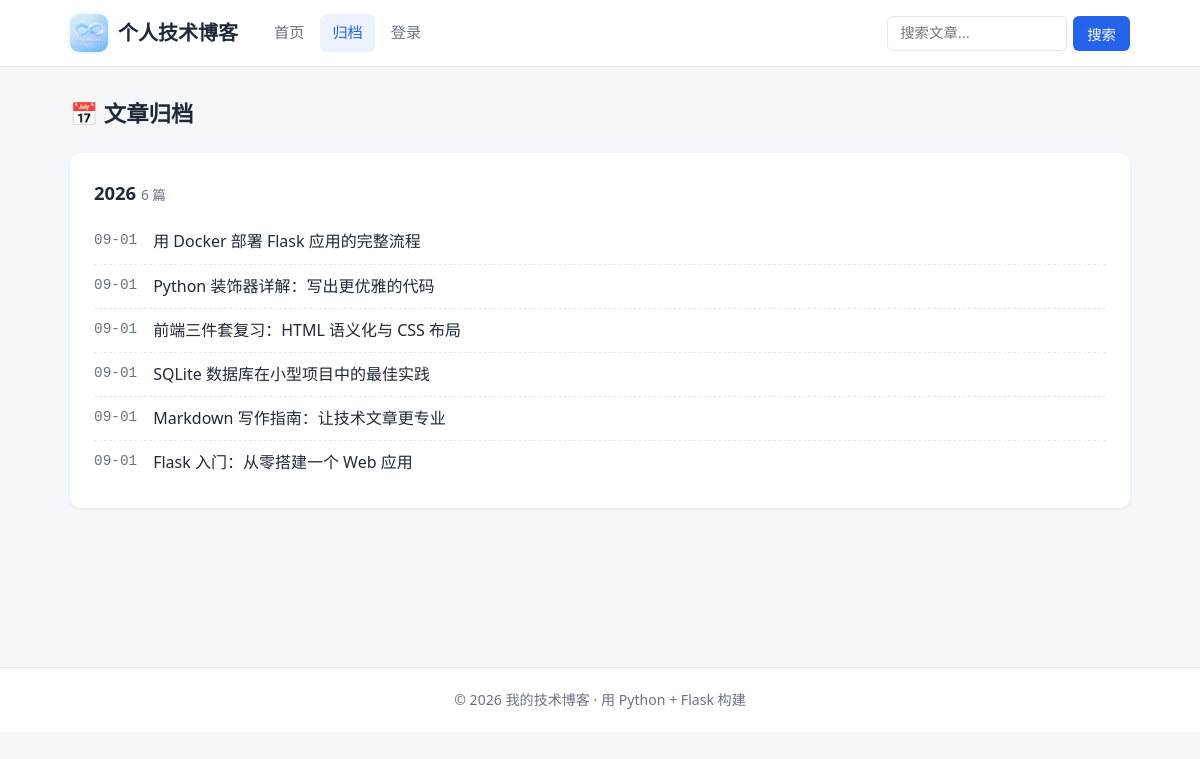
The page /archives on the database its author committed.
### tables this page shows
CREATE TABLE articles (
            id INTEGER PRIMARY KEY AUTOINCREMENT,
            title TEXT NOT NULL,
            summary TEXT DEFAULT '',
            content TEXT NOT NULL,
            category_id INTEGER,
            views INTEGER DEFAULT 0,
            created_at TEXT DEFAULT (datetime('now', 'localtime')),
            updated_at TEXT DEFAULT (datetime('now', 'localtime')),
            FOREIGN KEY (category_id) REFERENCES categories(id)
        );

### app.py (the view)
@app.route("/archives")
def archives():
    rows = query_all(
        """SELECT id, title, created_at FROM articles
           ORDER BY created_at DESC, id DESC"""
    )
    by_year = {}
    for row in rows:
        year = row["created_at"][:4]
        by_year.setdefault(year, []).append(row)
    return render_template("archives.html", archives=sorted(by_year.items(), reverse=True))

### app.py (called while the page is built)
def get_db():
    if "db" not in g:
        g.db = init_db.create_connection(DB_PATH)
    return g.db

def query_all(sql, query_params=()):
    return get_db().execute(sql, query_params).fetchall()

def get_categories():
    return query_all(
        """SELECT c.*, COUNT(a.id) AS article_count
           FROM categories c
           LEFT JOIN articles a ON a.category_id = c.id
           GROUP BY c.id ORDER BY c.name"""
    )

def get_popular_tags():
    return query_all(
        """SELECT t.*, COUNT(at.article_id) AS article_count
           FROM tags t
           JOIN article_tags at ON at.tag_id = t.id
           GROUP BY t.id ORDER BY article_count DESC, t.name LIMIT 12"""
    )

@app.context_processor
def inject_sidebar_data():
    return {"categories": get_categories(), "popular_tags": get_popular_tags()}

### init_db.py (called while the page is built)
def create_connection(db_path=None):
    if db_path is None:
        db_path = DB_PATH
    conn = sqlite3.connect(db_path)
    conn.row_factory = sqlite3.Row
    conn.execute("PRAGMA foreign_keys = ON")
    return conn

### templates/archives.html (shortened to what this page needs)
{% extends "base.html" %}
{% block content %}
<h1 class="page-title">📅 文章归档</h1>
{% for year, articles in archives %}
<section class="archive-year">
    <h2>{{ year }} <small>{{ articles | length }} 篇</small></h2>
    <ul class="archive-list">
        {% for a in articles %}
        <li>
            <span class="archive-date">{{ a.created_at[5:10] }}</span>
            <a href="{{ url_for('article_detail', article_id=a.id) }}">{{ a.title }}</a>
        </li>
        {% endfor %}
    </ul>
</section>
{% else %}
    <div class="empty-state">暂无文章。</div>
{% endfor %}
{% endblock %}

### static/css/style.css (style rules this page uses)
:root { --primary: #2563eb; --primary-dark: #1d4ed8; --bg: #f5f7fa; --card: #ffffff; --text: #1f2937; --text-light: #6b7280; --border: #e5e7eb; --code-bg: #1e293b; --radius: 10px; --shadow: 0 1px 3px rgba(0, 0, 0, 0.08); }
* { margin: 0; padding: 0; box-sizing: border-box; }
body { font-family: "Segoe UI", "PingFang SC", "Microsoft YaHei", sans-serif; background: var(--bg); color: var(--text); line-height: 1.7; }
a { color: var(--primary); text-decoration: none; }
.page-title { font-size: 1.4rem; margin-bottom: 20px; }
.archive-year { background: var(--card); border-radius: var(--radius); padding: 24px; margin-bottom: 20px; box-shadow: var(--shadow); }
.archive-year h2 { font-size: 1.15rem; margin-bottom: 12px; }
.archive-year h2 small { color: var(--text-light); font-weight: 400; font-size: 0.85rem; }
.archive-list { list-style: none; }
.archive-list li { display: flex; gap: 16px; padding: 8px 0; border-bottom: 1px dashed var(--border); }
.archive-list li:last-child { border-bottom: none; }
.archive-date { color: var(--text-light); font-family: Consolas, monospace; font-size: 0.9rem; }
.archive-list a { color: var(--text); }

### rows shown on the page
articles: created_at "09-01", title "用 Docker 部署 Flask 应用的完整流程"
articles: created_at "09-01", title "Python 装饰器详解：写出更优雅的代码"
articles: created_at "09-01", title "前端三件套复习：HTML 语义化与 CSS 布局"
articles: created_at "09-01", title "SQLite 数据库在小型项目中的最佳实践"
articles: created_at "09-01", title "Markdown 写作指南：让技术文章更专业"
articles: created_at "09-01", title "Flask 入门：从零搭建一个 Web 应用"

### other values the page prints
{{ year }} "2026"
{{ articles | length }} "6"
